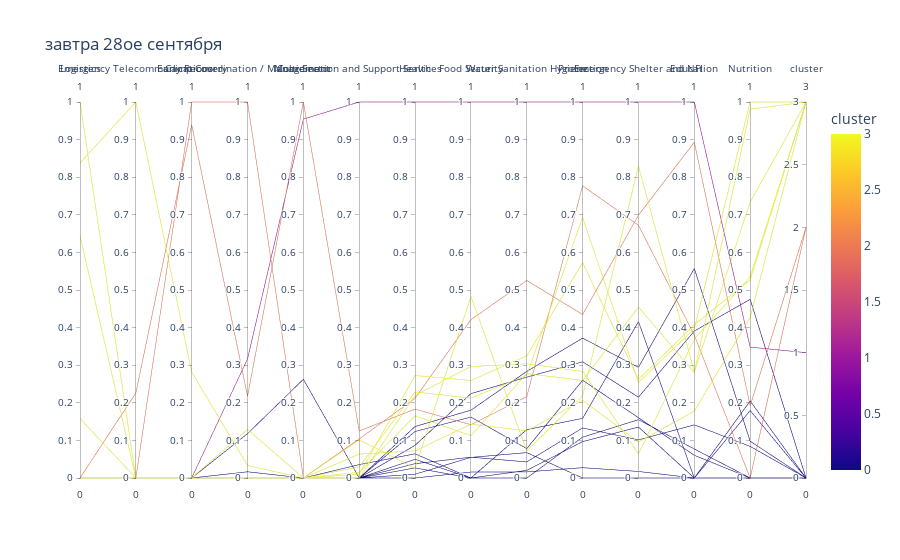

Notebook code cell kept with this figure:
### Code cell
#@title завтра 31ое сентября

df3 = pd.DataFrame()
# for i in [0,1,3,4]:
#     df3 = pd.concat([df3, df2[(df2.cluster == i)]])
df3 = df2.copy()

# pd.DataFrame(df3.groupby(['cluster',])['CBPF Name'].apply(list))
dimensions = ['Logistics','Emergency Telecommunications', 'Early Recovery', 'Camp Coordination / Management',
 'Multi-Sector', 'Coordination and Support Services', 'Health', 'Food Security', 'Water Sanitation Hygiene',
 'Protection', 'Emergency Shelter and NFI','Education', 'Nutrition','cluster']
 
px.parallel_coordinates(df3, dimensions=dimensions,title='завтра 28ое сентября', color=df3.cluster, labels ='CBPF Name').show()

display((df3[['cluster','CBPF Name']].groupby(['cluster','CBPF Name']).count()).T)

### Figure 1 — Plotly figure (JSON) as saved in the notebook; plotly's stock layout.template omitted (floating-point values rounded to 4 significant figures)
{"data": [{"dimensions": [{"label": "Logistics", "values": [0, 0.8379, 1, 0, 0, 0, 0, 0, 0, 0, 0, 0.6442, 0.1581, 0, 0, 0, 0, 0]}, {"label": "Emergency Telecommunications", "values": [0, 1, 0, 0, 0.2261, 0, 0, 0, 0, 0, 0, 0, 0, 0, 0, 0, 0, 0]}, {"label": "Early Recovery", "values": [0, 0.2816, 0, 0, 0.9392, 0, 0, 0, 0, 0, 0, 0, 0, 0, 1, 0, 0, 0]}, {"label": "Camp Coordination / Management", "values": [0, 0.03329, 0, 0, 0.2175, 0, 0, 0.01657, 0, 0, 0.1179, 0.1292, 0, 0, 1, 0, 0.3168, 0]}, {"label": "Multi-Sector", "values": [0, 0, 0, 0, 1, 0, 0, 0, 0, 0, 0.2627, 0, 0, 0, 0, 0, 0.9545, 0]}, {"label": "Coordination and Support Services", "values": [0.1018, 0.06357, 0.01008, 0.01507, 0.1251, 0, 0, 0, 0.03562, 0, 0, 0.02952, 0, 0, 0.104, 0, 1, 0]}, {"label": "Health", "values": [0.02593, 0.07205, 0.2725, 0.1653, 0.1831, 0.02691, 0.04975, 0.03809, 0.06433, 0.01007, 0.08705, 0.2289, 0.2198, 0.137, 0.2122, 0, 1, 0.1237]}, {"label": "Food Security", "values": [0.483, 0.1432, 0.2594, 0.1127, 0.1417, 0, 0, 0.05539, 0, 0.0548, 0.2244, 0.2124, 0.2964, 0.1804, 0.421, 0.01579, 1, 0.162]}, {"label": "Water Sanitation Hygiene", "values": [0.07175, 0.1254, 0.3247, 0.2777, 0.2163, 0.02019, 0, 0.04276, 0.1286, 0.06748, 0.2683, 0.2738, 0.3037, 0.2835, 0.5254, 0.01621, 1, 0.07812]}, {"label": "Protection", "values": [0.2188, 0.2067, 0.5729, 0.2595, 0.777, 0.09674, 0.1086, 0.1332, 0.1586, 0, 0.3091, 0.693, 0.2834, 0.372, 0.4348, 0.02745, 1, 0.2599]}, {"label": "Emergency Shelter and NFI", "values": [0.8294, 0.09566, 0.2622, 0.4545, 0.6722, 0.1356, 0.1551, 0.1014, 0.4159, 0, 0.2149, 0.2542, 0.06426, 0.2944, 0.6991, 0.01738, 1, 0.1604]}, {"label": "Education", "values": [0.2824, 0.1777, 0.4075, 0.2801, 0.38, 0, 0.07723, 0.1413, 0, 0, 0.3909, 0.397, 0.369, 0.5572, 0.893, 0, 1, 0.06049]}, {"label": "Nutrition", "values": [0.7338, 0.4269, 0.5267, 0.9811, 0, 0, 0, 0.08411, 0.1794, 0.2049, 0.4751, 1, 0.5353, 0.09785, 0.1922, 0, 0.3481, 0]}, {"label": "cluster", "values": [3, 3, 3, 3, 2, 0, 0, 0, 0, 0, 0, 3, 3, 0, 2, 0, 1, 0]}], "domain": {"x": [0, 1], "y": [0, 1]}, "line": {"color": [3, 3, 3, 3, 2, 0, 0, 0, 0, 0, 0, 3, 3, 0, 2, 0, 1, 0], "coloraxis": "coloraxis"}, "name": "", "type": "parcoords"}], "layout": {"coloraxis": {"colorbar": {"title": {"text": "cluster"}}, "colorscale": [[0, "#0d0887"], [0.1111, "#46039f"], [0.2222, "#7201a8"], [0.3333, "#9c179e"], [0.4444, "#bd3786"], [0.5556, "#d8576b"], [0.6667, "#ed7953"], [0.7778, "#fb9f3a"], [0.8889, "#fdca26"], [1, "#f0f921"]]}, "legend": {"tracegroupgap": 0}, "title": {"text": "завтра 28ое сентября"}}}
